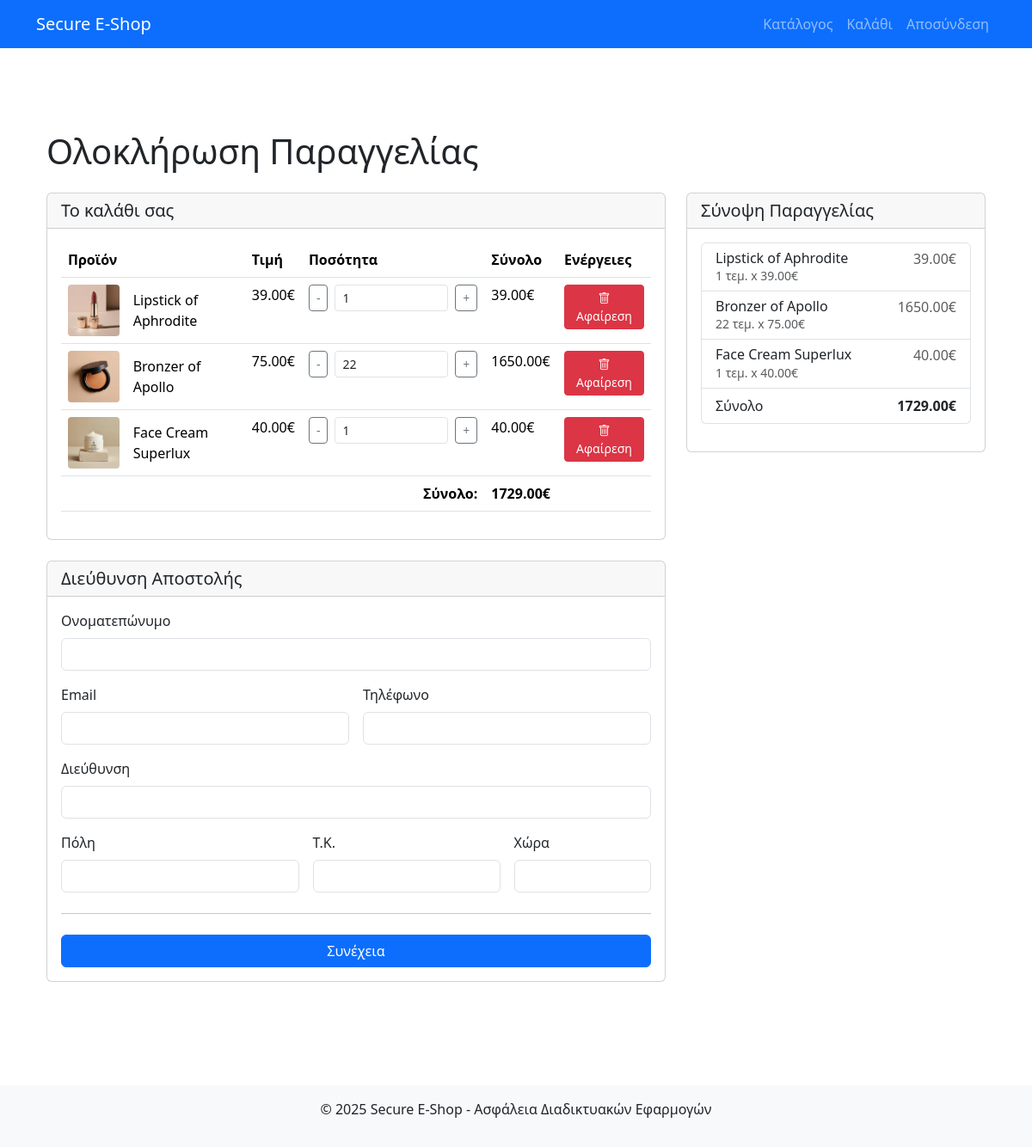
The page /payment/ (signed in) on the database its author committed.
### eshop/models.py (models this page shows, shortened)
class CartItem(models.Model):
    cart = models.ForeignKey(
        Cart,
        on_delete=models.CASCADE  # Διαγραφή items αν διαγραφεί το καλάθι
    )
    product = models.ForeignKey(
        Product,
        on_delete=models.CASCADE  # Διαγραφή από καλάθι αν διαγραφεί το προϊόν
    )
    quantity = models.PositiveIntegerField(
        default=1,
        validators=[MinValueValidator(1)]  # Τουλάχιστον 1
    )
    created_at = models.DateTimeField(auto_now_add=True)
    updated_at = models.DateTimeField(auto_now=True)
    class Meta:
        unique_together = ('cart', 'product')  # Μοναδικός συνδυασμός cart-product
    def get_total(self):
        return self.quantity * self.product.price

class Product(models.Model):
    name = models.CharField(max_length=200)
    description = models.TextField()
    price = models.DecimalField(
        max_digits=10,           # Μέγιστο 10 ψηφία συνολικά
        decimal_places=2,        # 2 δεκαδικά ψηφία (για cents/λεπτά)
        validators=[MinValueValidator(0)]  # Όχι αρνητικές τιμές
    )
    image = models.ImageField(
        upload_to='products/',   # Directory για αποθήκευση
        null=True,              # Επιτρέπεται NULL στη database
        blank=True              # Επιτρέπεται κενό στις forms
    )
    created_at = models.DateTimeField(auto_now_add=True)
    updated_at = models.DateTimeField(auto_now=True)

### eshop/views.py (the view)
# urls.py: path('payment/', views.payment_view, name='payment'),  # Ενημερωμένο με το σωστό view
@login_required
def payment_view(request):
    cart, created = Cart.objects.get_or_create(user=request.user)
    cart_items = cart.cartitem_set.all().select_related('product')
    total_price = cart.get_total_price()
    cart_items_count = cart.get_total_items()
    if not cart_items.exists():
        messages.warning(request, "Το καλάθι σας είναι άδειο. Προσθέστε προϊόντα πριν προχωρήσετε στην πληρωμή.")
        return redirect('catalog')
    if request.method == 'POST':
        print("POST data:", request.POST)
        if 'confirm_order' in request.POST:
            print("Επιβεβαίωση παραγγελίας εντοπίστηκε")
            address_id = request.session.get('shipping_address_id')
            print("Address ID από session:", address_id)
            if not address_id:
                messages.error(request, "Η διεύθυνση αποστολής δεν βρέθηκε.")
                return redirect('payment')
            shipping_address = get_object_or_404(ShippingAddress, id=address_id, user=request.user)
            try:
                order = Order.objects.create(
                    user=request.user,
                    shipping_address=shipping_address,
                    total_price=total_price,
                    status='pending'
                )
                print("Παραγγελία δημιουργήθηκε με ID:", order.id)
                for item in cart_items:
                    OrderItem.objects.create(
                        order=order,
                        product=item.product,
                        quantity=item.quantity,
                        price=item.product.price  # Αποθήκευση τρέχουσας τιμής
                    )
                    print(f"Προστέθηκε στην παραγγελία: {item.quantity} x {item.product.name}")
                user_email = shipping_address.email or request.user.email
                if user_email:
                    success = send_order_confirmation(order, user_email)
                    if success:
                        print(f"Email επιβεβαίωσης στάλθηκε επιτυχώς στον πελάτη ({user_email})")
                    else:
                        print(f"Σφάλμα αποστολής email επιβεβαίωσης στον πελάτη")
                else:
                    print("Δεν βρέθηκε email χρήστη για αποστολή επιβεβαίωσης")
                admin_notification_success = send_order_notification_to_admin(order)
                if admin_notification_success:
                    print("Email ειδοποίησης στάλθηκε επιτυχώς στον διαχειριστή")
                else:
                    print("Σφάλμα αποστολής email ειδοποίησης στον διαχειριστή")
                cart_items.delete()
                print("Το καλάθι άδειασε")
                if 'shipping_address_id' in request.session:
                    del request.session['shipping_address_id']
                    print("Η διεύθυνση αφαιρέθηκε από το session")
                messages.success(request, f"Η παραγγελία σας καταχωρήθηκε επιτυχώς με κωδικό #{order.id}! Θα λάβετε σύντομα email με όλες τις λεπτομέρειες.")
                return redirect('catalog')
            except Exception as e:
                logger.error(f"Σφάλμα κατά τη δημιουργία παραγγελίας: {str(e)}")
                print(f"Σφάλμα κατά τη δημιουργία παραγγελίας: {str(e)}")
                messages.error(request, "Προέκυψε σφάλμα κατά την καταχώρηση της παραγγελίας. Παρακαλώ προσπαθήστε ξανά.")
                return redirect('payment')
        form = ShippingAddressForm(request.POST)
        print("Επικύρωση φόρμας διεύθυνσης, έγκυρη:", form.is_valid())
        if not form.is_valid():
            print("Σφάλματα φόρμας:", form.errors.as_json())
        if form.is_valid():
            address = form.save(commit=False)  # Δεν αποθηκεύει ακόμα
            address.user = request.user        # Σύνδεση με χρήστη
            address.save()                     # Τώρα αποθήκευση
            print(f"Διεύθυνση αποθηκεύτηκε με ID: {address.id}")
            request.session['shipping_address_id'] = address.id
            print(f"ID διεύθυνσης {address.id} αποθηκεύτηκε στο session")
            context = {
                'cart_items': cart_items,
                'cart_items_count': cart_items_count,
                'total_price': total_price,
                'shipping_address': address,
                'is_confirmation': True  # Flag για το template
            }
            return render(request, 'eshop/payment.html', context)
        else:
            context = {
                'form': form,
                'cart_items': cart_items,
                'cart_items_count': cart_items_count,
                'total_price': total_price,
                'is_confirmation': False
            }
            return render(request, 'eshop/payment.html', context)
    else:
        try:
            last_address = ShippingAddress.objects.filter(user=request.user).order_by('-id').first()
            form = ShippingAddressForm(instance=last_address)
        except:
            form = ShippingAddressForm()
    context = {
        'form': form,
        'cart_items': cart_items,
        'cart_items_count': cart_items_count,
        'total_price': total_price,
        'is_confirmation': False
    }
    return render(request, 'eshop/payment.html', context)

### eshop/models.py (called while the page is built)
    def get_total_items(self):
        return sum(item.quantity for item in self.cartitem_set.all())

    def get_total_price(self):
        return sum(item.quantity * item.product.price for item in self.cartitem_set.all())

### eshop/templates/eshop/payment.html (shortened to what this page needs)
{% extends 'eshop/base.html' %}
{% load static %}
{% block extra_head %}
<link rel="stylesheet" href="https://cdn.jsdelivr.net/npm/bootstrap-icons@1.11.3/font/bootstrap-icons.min.css">
{% endblock %}
{% block content %}
<div class="container py-5">
    <h1 class="mb-4">Ολοκλήρωση Παραγγελίας</h1>
    {% if cart_items_count == 0 %}
        <div class="alert alert-warning">
            Το καλάθι σας είναι άδειο. <a href="{% url 'catalog' %}">Επιστροφή στον κατάλογο</a>
        </div>
    {% else %}
        <div class="row">
            <div class="col-md-8">
                <div class="card mb-4">
                    <div class="card-header">
                        <h5 class="mb-0">Το καλάθι σας</h5>
                    </div>
                    <div class="card-body">
                        <table class="table">
                            <thead>
                                <tr>
                                    <th>Προϊόν</th>
                                    <th>Τιμή</th>
                                    <th>Ποσότητα</th>
                                    <th>Σύνολο</th>
                                    <th>Ενέργειες</th>
                                </tr>
                            </thead>
                            <tbody>
                                {% for item in cart_items %}
                                <tr id="cart-item-{{ item.id }}">
                                    <td>
                                        <div class="d-flex align-items-center">
                                            <img src="{{ item.product.image.url }}" class="product-img me-3" alt="{{ item.product.name }}">
                                            <span>{{ item.product.name }}</span>
                                        </div>
                                    </td>
                                    <td>{{ item.product.price }}€</td>
                                    <td>
                                        <div class="quantity-control d-flex align-items-center">
                                            <button class="btn btn-sm btn-outline-secondary quantity-btn"
                                                    data-action="decrease"
                                                    data-cart-item-id="{{ item.id }}"
                                                    data-csrf-token="{{ csrf_token }}">-</button>
                                            <input type="number" min="1" value="{{ item.quantity }}"
                                                   class="form-control form-control-sm mx-2 quantity-input quantity-width"
                                                   data-cart-item-id="{{ item.id }}"
                                                   data-csrf-token="{{ csrf_token }}">
                                            <button class="btn btn-sm btn-outline-secondary quantity-btn"
                                                    data-action="increase"
                                                    data-cart-item-id="{{ item.id }}"
                                                    data-csrf-token="{{ csrf_token }}">+</button>
                                        </div>
                                    </td>
                                    <td id="item-total-{{ item.id }}">{{ item.get_total }}€</td>
                                    <td>
                                        <button class="btn btn-sm btn-danger remove-from-cart-btn"
                                                data-cart-item-id="{{ item.id }}"
                                                data-csrf-token="{{ csrf_token }}"
                                                title="Αφαίρεση από το καλάθι">
                                            <i class="bi bi-trash"></i> Αφαίρεση
                                        </button>
                                    </td>
                                </tr>
                                {% endfor %}
                            </tbody>
                            <tfoot>
                                <tr>
                                    <td colspan="3" class="text-end fw-bold">Σύνολο:</td>
                                    <td id="cart-total" class="fw-bold">{{ total_price }}€</td>
                                    <td></td>
                                </tr>
                            </tfoot>
                        </table>
                    </div>
                </div>
                <div class="card">
                    <div class="card-header">
                        <h5 class="mb-0">Διεύθυνση Αποστολής</h5>
                    </div>
                    <div class="card-body">
                        <form method="post" action="{% url 'payment' %}" id="shipping-form">
                            <div class="row g-3">
                                <div class="col-12">
                                    <label for="name" class="form-label">Ονοματεπώνυμο</label>
                                    <input type="text" class="form-control" id="name" name="name" required>
                                </div>
                                <div class="col-md-6">
                                    <label for="email" class="form-label">Email</label>
                                    <input type="email" class="form-control" id="email" name="email">
                                </div>
                                <div class="col-md-6">
                                    <label for="phone" class="form-label">Τηλέφωνο</label>
                                    <input type="tel" class="form-control" id="phone" name="phone" pattern="[0-9]{10}">
                                </div>
                                <div class="col-12">
                                    <label for="address" class="form-label">Διεύθυνση</label>
                                    <input type="text" class="form-control" id="address" name="address" required>
                                </div>
                                <div class="col-md-5">
                                    <label for="city" class="form-label">Πόλη</label>
                                    <input type="text" class="form-control" id="city" name="city" required>
                                </div>
                                <div class="col-md-4">
                                    <label for="zip_code" class="form-label">Τ.Κ.</label>
                                    <input type="text" class="form-control" id="zip_code" name="zip_code" required pattern="[0-9]{5}">
                                </div>
                                <div class="col-md-3">
                                    <label for="country" class="form-label">Χώρα</label>
                                    <input type="text" class="form-control" id="country" name="country" required>
                                </div>
                            </div>
                            <hr class="my-4">
                            <button class="btn btn-primary w-100" type="submit">Συνέχεια</button>
                        </form>
                    </div>
                </div>
            </div>
            <div class="col-md-4">
                <div class="card">
                    <div class="card-header">
                        <h5 class="mb-0">Σύνοψη Παραγγελίας</h5>
                    </div>
                    <div class="card-body">
                        <ul class="list-group mb-3">
                            {% for item in cart_items %}
                            <li class="list-group-item d-flex justify-content-between lh-sm">
                                <div>
                                    <h6 class="my-0">{{ item.product.name }}</h6>
                                    <small class="text-muted">{{ item.quantity }} τεμ. x {{ item.product.price }}€</small>
                                </div>
                                <span class="text-muted">{{ item.get_total }}€</span>
                            </li>
                            {% endfor %}
                            <li class="list-group-item d-flex justify-content-between">
                                <span>Σύνολο</span>
                                <strong id="summary-total">{{ total_price }}€</strong>
                            </li>
                        </ul>
                    </div>
                </div>
            </div>
        </div>
    {% endif %}
</div>
{% endblock %}

### eshop/static/css/styles.css (style rules this page uses)
.product-img { width: 60px; height: 60px; object-fit: cover; border-radius: 4px; }

### rows shown on the page
CartItem: product.image (picture), product.name "Lipstick of Aphrodite", product.price "39.00", quantity "1", get_total "39.00"
CartItem: product.image (picture), product.name "Bronzer of Apollo", product.price "75.00", quantity "22", get_total "1650.00"
CartItem: product.image (picture), product.name "Face Cream Superlux", product.price "40.00", quantity "1", get_total "40.00"

### other values the page prints
{{ total_price }} "1729.00"
